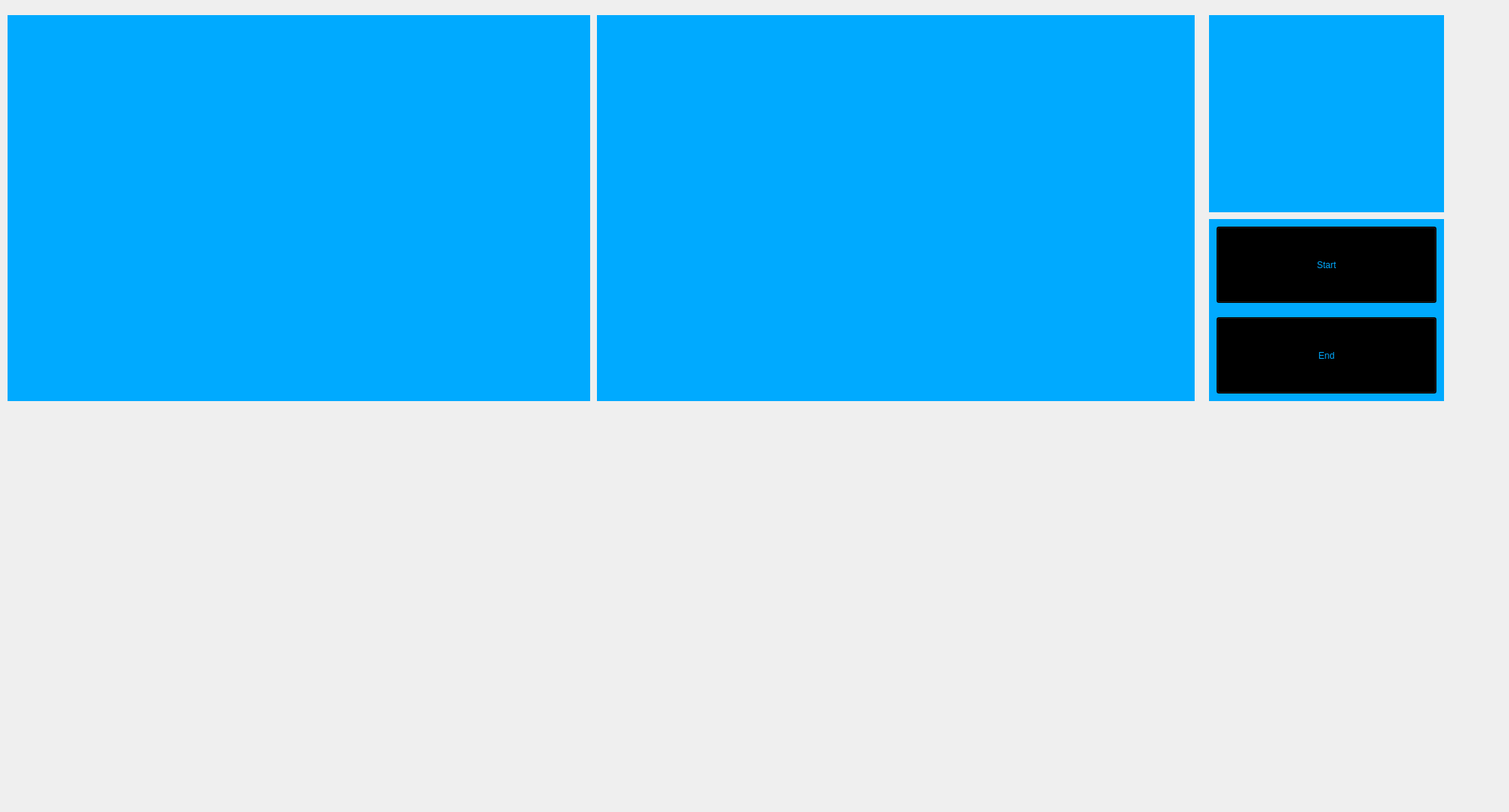
<?xml version="1.0" encoding="UTF-8"?>
<ui version="4.0">
 <class>JarvisUI</class>
 <widget class="QMainWindow" name="JarvisUI">
  <property name="geometry">
   <rect>
    <x>0</x>
    <y>0</y>
    <width>1997</width>
    <height>1075</height>
   </rect>
  </property>
  <property name="windowTitle">
   <string>MainWindow</string>
  </property>
  <widget class="QWidget" name="centralwidget">
   <widget class="QLabel" name="Bg_2">
    <property name="geometry">
     <rect>
      <x>10</x>
      <y>20</y>
      <width>771</width>
      <height>511</height>
     </rect>
    </property>
    <property name="styleSheet">
     <string notr="true">background-color: rgb(0, 170, 255);</string>
    </property>
    <property name="text">
     <string/>
    </property>
   </widget>
   <widget class="QLabel" name="Bg_3">
    <property name="geometry">
     <rect>
      <x>790</x>
      <y>20</y>
      <width>791</width>
      <height>511</height>
     </rect>
    </property>
    <property name="styleSheet">
     <string notr="true">background-color: rgb(0, 170, 255);</string>
    </property>
    <property name="text">
     <string/>
    </property>
   </widget>
   <widget class="QLabel" name="Gif_1">
    <property name="geometry">
     <rect>
      <x>30</x>
      <y>40</y>
      <width>731</width>
      <height>471</height>
     </rect>
    </property>
    <property name="text">
     <string/>
    </property>
    <property name="pixmap">
     <pixmap>../G.U.I Material/B.G/Iron_Template_1.gif</pixmap>
    </property>
    <property name="scaledContents">
     <bool>true</bool>
    </property>
   </widget>
   <widget class="QLabel" name="Gif_2">
    <property name="geometry">
     <rect>
      <x>810</x>
      <y>40</y>
      <width>751</width>
      <height>471</height>
     </rect>
    </property>
    <property name="text">
     <string/>
    </property>
    <property name="pixmap">
     <pixmap>../G.U.I Material/ExtraGui/live.gif</pixmap>
    </property>
    <property name="scaledContents">
     <bool>true</bool>
    </property>
   </widget>
   <widget class="QLabel" name="Gif_3">
    <property name="geometry">
     <rect>
      <x>-20</x>
      <y>570</y>
      <width>701</width>
      <height>401</height>
     </rect>
    </property>
    <property name="text">
     <string/>
    </property>
    <property name="pixmap">
     <pixmap>../GUI/Rotation.gif</pixmap>
    </property>
    <property name="scaledContents">
     <bool>true</bool>
    </property>
   </widget>
   <widget class="QLabel" name="Bg_4">
    <property name="geometry">
     <rect>
      <x>1600</x>
      <y>20</y>
      <width>311</width>
      <height>261</height>
     </rect>
    </property>
    <property name="styleSheet">
     <string notr="true">background-color: rgb(0, 170, 255);</string>
    </property>
    <property name="text">
     <string/>
    </property>
   </widget>
   <widget class="QLabel" name="Gif_4">
    <property name="geometry">
     <rect>
      <x>1620</x>
      <y>40</y>
      <width>271</width>
      <height>221</height>
     </rect>
    </property>
    <property name="text">
     <string/>
    </property>
    <property name="pixmap">
     <pixmap>../G.U.I Material/ExtraGui/Earth.gif</pixmap>
    </property>
    <property name="scaledContents">
     <bool>true</bool>
    </property>
   </widget>
   <widget class="QLabel" name="Bg_1">
    <property name="geometry">
     <rect>
      <x>-10</x>
      <y>-120</y>
      <width>2071</width>
      <height>1301</height>
     </rect>
    </property>
    <property name="text">
     <string/>
    </property>
    <property name="pixmap">
     <pixmap>../G.U.I Material/B.G/Black_Template.jpg</pixmap>
    </property>
    <property name="scaledContents">
     <bool>true</bool>
    </property>
   </widget>
   <widget class="QTextBrowser" name="Text_Time_1">
    <property name="geometry">
     <rect>
      <x>1410</x>
      <y>800</y>
      <width>451</width>
      <height>141</height>
     </rect>
    </property>
    <property name="styleSheet">
     <string notr="true">background-color: Transparent;
color: rgb(0, 85, 255);
border-radius: 0;</string>
    </property>
   </widget>
   <widget class="QLabel" name="Bg_5">
    <property name="geometry">
     <rect>
      <x>1360</x>
      <y>760</y>
      <width>561</width>
      <height>221</height>
     </rect>
    </property>
    <property name="text">
     <string/>
    </property>
    <property name="pixmap">
     <pixmap>../G.U.I Material/B.G/frame2.PNG</pixmap>
    </property>
    <property name="scaledContents">
     <bool>true</bool>
    </property>
   </widget>
   <widget class="QLabel" name="Bg_6">
    <property name="geometry">
     <rect>
      <x>1360</x>
      <y>540</y>
      <width>561</width>
      <height>221</height>
     </rect>
    </property>
    <property name="text">
     <string/>
    </property>
    <property name="pixmap">
     <pixmap>../G.U.I Material/B.G/frame2.PNG</pixmap>
    </property>
    <property name="scaledContents">
     <bool>true</bool>
    </property>
   </widget>
   <widget class="QTextBrowser" name="Text_Time_2">
    <property name="geometry">
     <rect>
      <x>1410</x>
      <y>580</y>
      <width>451</width>
      <height>141</height>
     </rect>
    </property>
    <property name="styleSheet">
     <string notr="true">background-color: Transparent;
color: rgb(0, 85, 255);
border-radius: 0;</string>
    </property>
   </widget>
   <widget class="QPushButton" name="pushButton_start">
    <property name="geometry">
     <rect>
      <x>1610</x>
      <y>300</y>
      <width>291</width>
      <height>101</height>
     </rect>
    </property>
    <property name="styleSheet">
     <string notr="true">color: rgb(255, 255, 127);
color: rgb(0, 170, 255);
font: 24pt &quot;Sylfaen&quot;;
font: 24pt &quot;MS Reference Sans Serif&quot;;
font: 22pt &quot;Mongolian Baiti&quot;;
background-color: black;</string>
    </property>
    <property name="text">
     <string>Start</string>
    </property>
   </widget>
   <widget class="QLabel" name="Bg_7">
    <property name="geometry">
     <rect>
      <x>1600</x>
      <y>290</y>
      <width>311</width>
      <height>241</height>
     </rect>
    </property>
    <property name="styleSheet">
     <string notr="true">
background-color: rgb(0, 170, 255);</string>
    </property>
    <property name="text">
     <string/>
    </property>
   </widget>
   <widget class="QPushButton" name="pushButton_end">
    <property name="geometry">
     <rect>
      <x>1610</x>
      <y>420</y>
      <width>291</width>
      <height>101</height>
     </rect>
    </property>
    <property name="styleSheet">
     <string notr="true">color: rgb(255, 255, 127);
color: rgb(0, 170, 255);
font: 24pt &quot;Sylfaen&quot;;
font: 24pt &quot;MS Reference Sans Serif&quot;;
font: 22pt &quot;Mongolian Baiti&quot;;
background-color: black;</string>
    </property>
    <property name="text">
     <string>End</string>
    </property>
   </widget>
   <widget class="QLabel" name="Bg_8">
    <property name="geometry">
     <rect>
      <x>710</x>
      <y>650</y>
      <width>651</width>
      <height>201</height>
     </rect>
    </property>
    <property name="text">
     <string/>
    </property>
    <property name="pixmap">
     <pixmap>../G.U.I Material/B.G/frame2.PNG</pixmap>
    </property>
    <property name="scaledContents">
     <bool>true</bool>
    </property>
   </widget>
   <widget class="QTextBrowser" name="Text_Time_3">
    <property name="geometry">
     <rect>
      <x>760</x>
      <y>690</y>
      <width>541</width>
      <height>121</height>
     </rect>
    </property>
    <property name="styleSheet">
     <string notr="true">background-color: Transparent;
color: rgb(0, 85, 255);
border-radius: 0;</string>
    </property>
   </widget>
   <zorder>Bg_1</zorder>
   <zorder>Bg_7</zorder>
   <zorder>Bg_5</zorder>
   <zorder>Gif_3</zorder>
   <zorder>Bg_2</zorder>
   <zorder>Bg_3</zorder>
   <zorder>Gif_1</zorder>
   <zorder>Gif_2</zorder>
   <zorder>Bg_4</zorder>
   <zorder>Gif_4</zorder>
   <zorder>Text_Time_1</zorder>
   <zorder>Bg_6</zorder>
   <zorder>Text_Time_2</zorder>
   <zorder>pushButton_start</zorder>
   <zorder>pushButton_end</zorder>
   <zorder>Bg_8</zorder>
   <zorder>Text_Time_3</zorder>
  </widget>
 </widget>
 <resources/>
 <connections/>
</ui>
